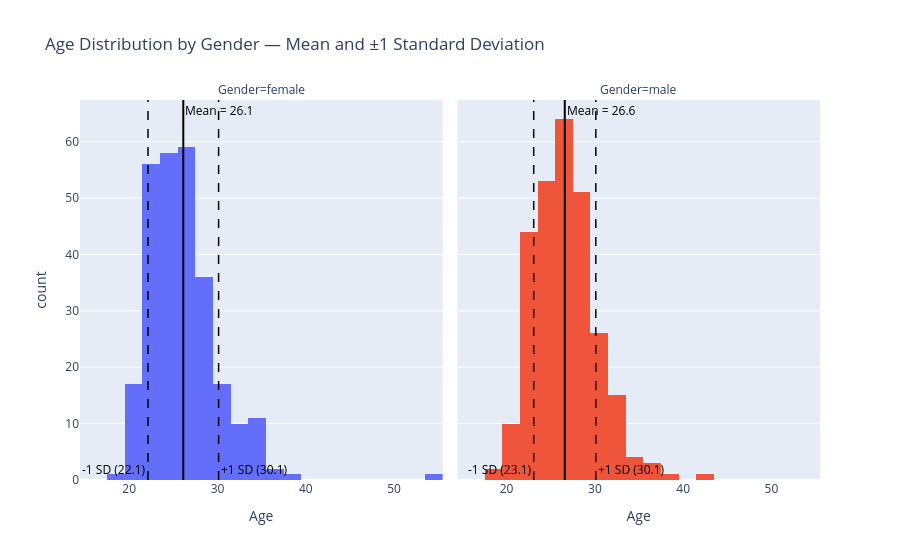

Notebook code for this chart:
### Code cell
fig = px.histogram(
    unique, x='age',facet_col='gender_label',
    nbins=20,
    color='gender_label',
    title='Age Distribution by Gender — Mean and ±1 Standard Deviation',
    labels={'age': 'Age', 'gender_label': 'Gender'}
)

for col, mean, std in [(1, f_mean, f_std),(2, m_mean, m_std)]:
    fig.add_vline(x=mean, line_dash='solid', line_color='Black', line_width=2,
                  annotation_text=f'Mean = {mean:.1f}',
                  annotation_position='top right',
                  annotation_font_color=color, col=col)
    fig.add_vline(x=mean - std, line_dash='dash', line_color='Black', line_width=1.5,
                  annotation_text=f'-1 SD ({mean-std:.1f})',
                  annotation_position='bottom left',
                  annotation_font_color=color, col=col)
    fig.add_vline(x=mean + std, line_dash='dash', line_color='Black', line_width=1.5,
                  annotation_text=f'+1 SD ({mean+std:.1f})',
                  annotation_position='bottom right',
                  annotation_font_color=color, col=col)    

fig.update_layout(showlegend=False)

fig.show()

### Figure 1 — Plotly figure (JSON) as saved in the notebook; plotly's stock layout.template omitted (floating-point values rounded to 4 significant figures; data arrays with more than 128 entries replaced by an {"elided": "..."} marker saying what was removed)
{"data": [{"bingroup": "x", "hovertemplate": "Gender=female<br>Age=%{x}<br>count=%{y}<extra></extra>", "legendgroup": "female", "marker": {"color": "#636efa", "pattern": {"shape": ""}}, "name": "female", "nbinsx": 20, "orientation": "v", "showlegend": true, "type": "histogram", "x": {"elided": "274 float values"}, "xaxis": "x", "yaxis": "y"}, {"bingroup": "x", "hovertemplate": "Gender=male<br>Age=%{x}<br>count=%{y}<extra></extra>", "legendgroup": "male", "marker": {"color": "#EF553B", "pattern": {"shape": ""}}, "name": "male", "nbinsx": 20, "orientation": "v", "showlegend": true, "type": "histogram", "x": {"elided": "277 float values"}, "xaxis": "x2", "yaxis": "y2"}], "layout": {"annotations": [{"showarrow": false, "text": "Gender=female", "x": 0.245, "xanchor": "center", "xref": "paper", "y": 1, "yanchor": "bottom", "yref": "paper"}, {"showarrow": false, "text": "Gender=male", "x": 0.755, "xanchor": "center", "xref": "paper", "y": 1, "yanchor": "bottom", "yref": "paper"}, {"font": {"color": "Black"}, "showarrow": false, "text": "Mean = 26.1", "x": 26.13, "xanchor": "left", "xref": "x", "y": 1, "yanchor": "top", "yref": "y domain"}, {"font": {"color": "Black"}, "showarrow": false, "text": "-1 SD (22.1)", "x": 22.13, "xanchor": "right", "xref": "x", "y": 0, "yanchor": "bottom", "yref": "y domain"}, {"font": {"color": "Black"}, "showarrow": false, "text": "+1 SD (30.1)", "x": 30.12, "xanchor": "left", "xref": "x", "y": 0, "yanchor": "bottom", "yref": "y domain"}, {"font": {"color": "Black"}, "showarrow": false, "text": "Mean = 26.6", "x": 26.59, "xanchor": "left", "xref": "x2", "y": 1, "yanchor": "top", "yref": "y2 domain"}, {"font": {"color": "Black"}, "showarrow": false, "text": "-1 SD (23.1)", "x": 23.07, "xanchor": "right", "xref": "x2", "y": 0, "yanchor": "bottom", "yref": "y2 domain"}, {"font": {"color": "Black"}, "showarrow": false, "text": "+1 SD (30.1)", "x": 30.11, "xanchor": "left", "xref": "x2", "y": 0, "yanchor": "bottom", "yref": "y2 domain"}], "barmode": "relative", "legend": {"title": {"text": "Gender"}, "tracegroupgap": 0}, "shapes": [{"line": {"color": "Black", "dash": "solid", "width": 2}, "type": "line", "x0": 26.13, "x1": 26.13, "xref": "x", "y0": 0, "y1": 1, "yref": "y domain"}, {"line": {"color": "Black", "dash": "dash", "width": 1.5}, "type": "line", "x0": 22.13, "x1": 22.13, "xref": "x", "y0": 0, "y1": 1, "yref": "y domain"}, {"line": {"color": "Black", "dash": "dash", "width": 1.5}, "type": "line", "x0": 30.12, "x1": 30.12, "xref": "x", "y0": 0, "y1": 1, "yref": "y domain"}, {"line": {"color": "Black", "dash": "solid", "width": 2}, "type": "line", "x0": 26.59, "x1": 26.59, "xref": "x2", "y0": 0, "y1": 1, "yref": "y2 domain"}, {"line": {"color": "Black", "dash": "dash", "width": 1.5}, "type": "line", "x0": 23.07, "x1": 23.07, "xref": "x2", "y0": 0, "y1": 1, "yref": "y2 domain"}, {"line": {"color": "Black", "dash": "dash", "width": 1.5}, "type": "line", "x0": 30.11, "x1": 30.11, "xref": "x2", "y0": 0, "y1": 1, "yref": "y2 domain"}], "showlegend": false, "title": {"text": "Age Distribution by Gender — Mean and ±1 Standard Deviation"}, "xaxis": {"anchor": "y", "domain": [0, 0.49], "title": {"text": "Age"}}, "xaxis2": {"anchor": "y2", "domain": [0.51, 1], "matches": "x", "title": {"text": "Age"}}, "yaxis": {"anchor": "x", "domain": [0, 1], "title": {"text": "count"}}, "yaxis2": {"anchor": "x2", "domain": [0, 1], "matches": "y", "showticklabels": false}}}
